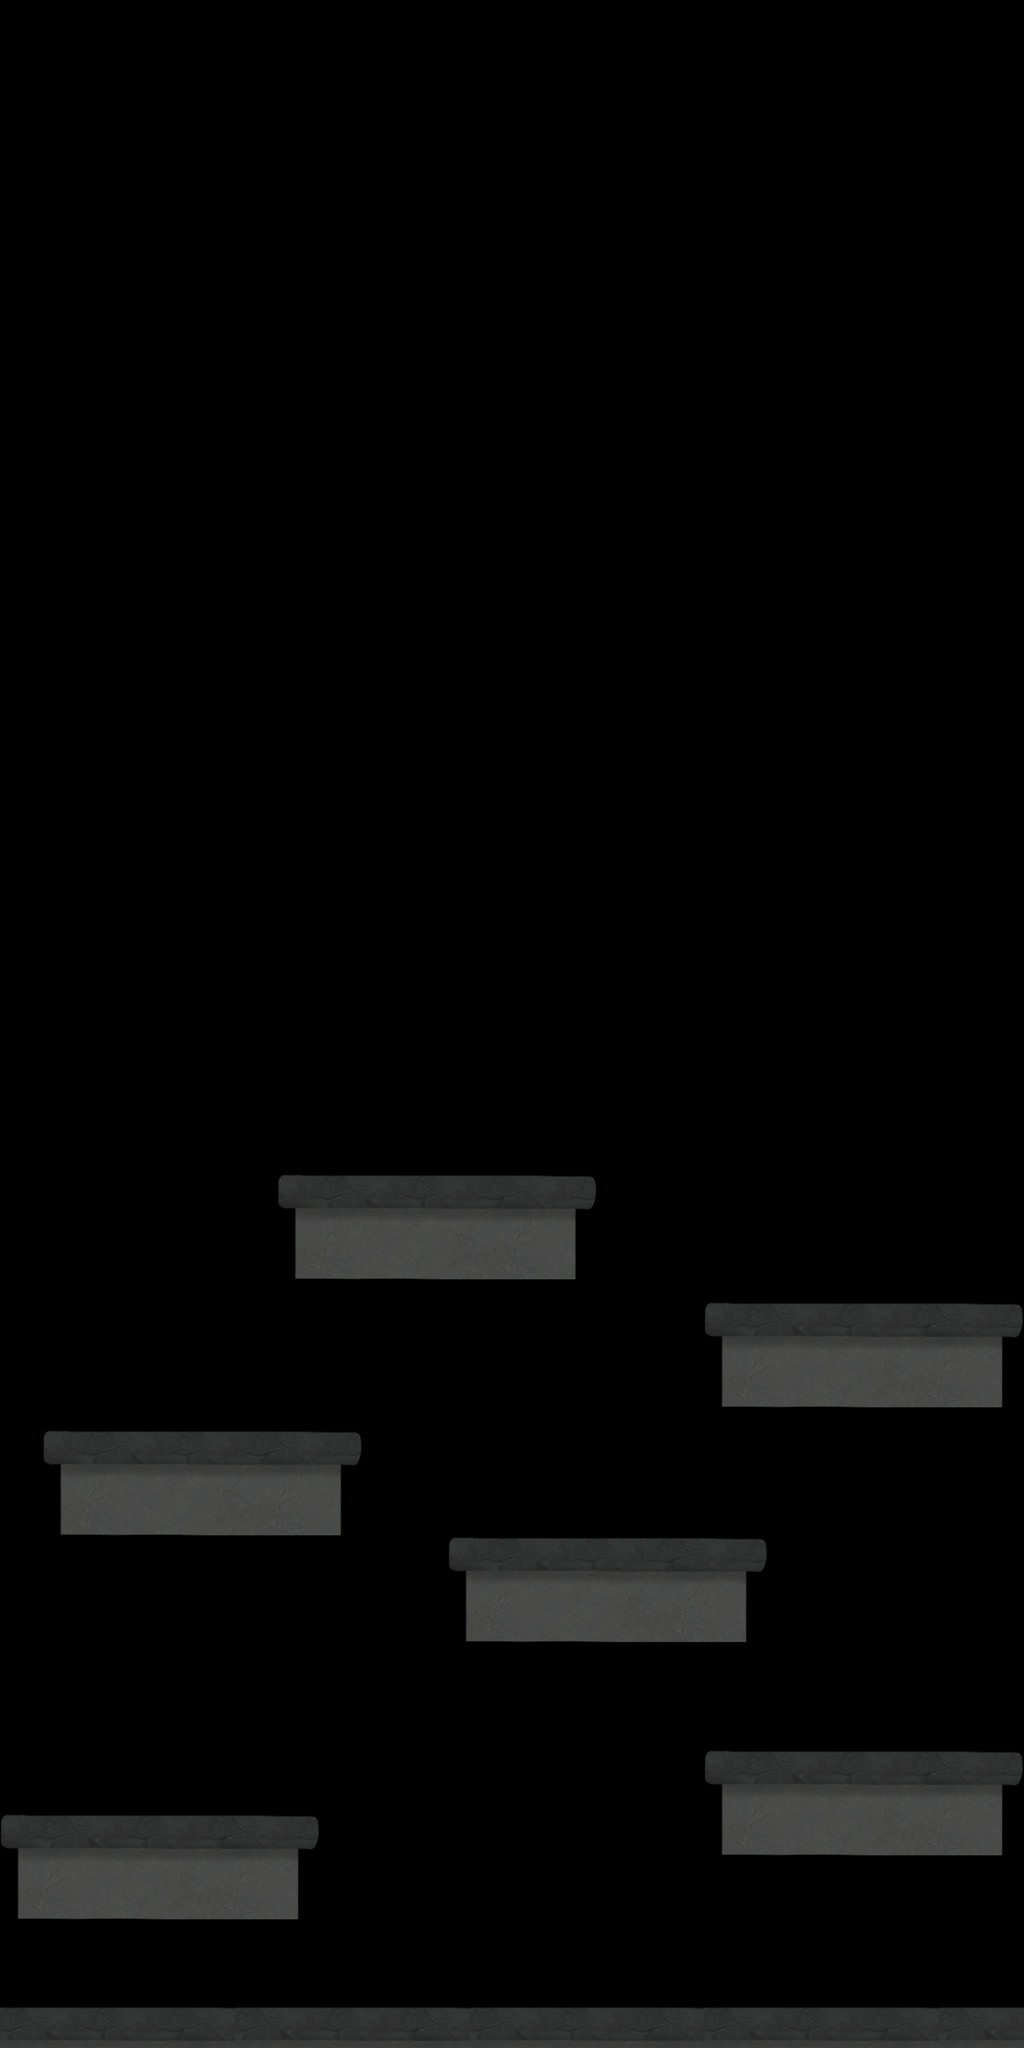

A level layout from a 2D game, rendered from its tile map. Below: a short description, then the map file with tile-grid data replaced by summaries:
An orthogonal 48x96 tile map with 32x32 px tiles, 1 tile layer (platforms).

<map version="1.2" tiledversion="1.2.4" orientation="orthogonal" renderorder="right-down" width="48" height="96" tilewidth="32" tileheight="32" infinite="0" nextlayerid="2" nextobjectid="1">
 <tileset firstgid="1" name="cave_platform02" tilewidth="32" tileheight="32" tilecount="75" columns="15">
  <image source="../sprites/cave_platform02.png" width="480" height="160" />
  <tile id="0">
   <properties>
    <property name="collides" type="bool" value="true" />
   </properties>
  </tile>
  <tile id="1">
   <properties>
    <property name="collides" type="bool" value="true" />
   </properties>
  </tile>
  <tile id="2">
   <properties>
    <property name="collides" type="bool" value="true" />
   </properties>
  </tile>
  <tile id="3">
   <properties>
    <property name="collides" type="bool" value="true" />
   </properties>
  </tile>
  <tile id="4">
   <properties>
    <property name="collides" type="bool" value="true" />
   </properties>
  </tile>
  <tile id="5">
   <properties>
    <property name="collides" type="bool" value="true" />
   </properties>
  </tile>
  <tile id="6">
   <properties>
    <property name="collides" type="bool" value="true" />
   </properties>
  </tile>
  <tile id="7">
   <properties>
    <property name="collides" type="bool" value="true" />
   </properties>
  </tile>
  <tile id="8">
   <properties>
    <property name="collides" type="bool" value="true" />
   </properties>
  </tile>
  <tile id="9">
   <properties>
    <property name="collides" type="bool" value="true" />
   </properties>
  </tile>
  <tile id="10">
   <properties>
    <property name="collides" type="bool" value="true" />
   </properties>
  </tile>
  <tile id="11">
   <properties>
    <property name="collides" type="bool" value="true" />
   </properties>
  </tile>
  <tile id="12">
   <properties>
    <property name="collides" type="bool" value="true" />
   </properties>
  </tile>
  <tile id="13">
   <properties>
    <property name="collides" type="bool" value="true" />
   </properties>
  </tile>
  <tile id="14">
   <properties>
    <property name="collides" type="bool" value="true" />
   </properties>
  </tile>
  <tile id="15">
   <properties>
    <property name="collides" type="bool" value="true" />
   </properties>
  </tile>
  <tile id="16">
   <properties>
    <property name="collides" type="bool" value="true" />
   </properties>
  </tile>
  <tile id="17">
   <properties>
    <property name="collides" type="bool" value="true" />
   </properties>
  </tile>
  <tile id="18">
   <properties>
    <property name="collides" type="bool" value="true" />
   </properties>
  </tile>
  <tile id="19">
   <properties>
    <property name="collides" type="bool" value="true" />
   </properties>
  </tile>
  <tile id="20">
   <properties>
    <property name="collides" type="bool" value="true" />
   </properties>
  </tile>
  <tile id="21">
   <properties>
    <property name="collides" type="bool" value="true" />
   </properties>
  </tile>
  <tile id="22">
   <properties>
    <property name="collides" type="bool" value="true" />
   </properties>
  </tile>
  <tile id="23">
   <properties>
    <property name="collides" type="bool" value="true" />
   </properties>
  </tile>
  <tile id="24">
   <properties>
    <property name="collides" type="bool" value="true" />
   </properties>
  </tile>
  <tile id="25">
   <properties>
    <property name="collides" type="bool" value="true" />
   </properties>
  </tile>
  <tile id="26">
   <properties>
    <property name="collides" type="bool" value="true" />
   </properties>
  </tile>
  <tile id="27">
   <properties>
    <property name="collides" type="bool" value="true" />
   </properties>
  </tile>
  <tile id="28">
   <properties>
    <property name="collides" type="bool" value="true" />
   </properties>
  </tile>
  <tile id="29">
   <properties>
    <property name="collides" type="bool" value="true" />
   </properties>
  </tile>
  <tile id="30">
   <properties>
    <property name="collides" type="bool" value="true" />
   </properties>
  </tile>
  <tile id="31">
   <properties>
    <property name="collides" type="bool" value="true" />
   </properties>
  </tile>
  <tile id="32">
   <properties>
    <property name="collides" type="bool" value="true" />
   </properties>
  </tile>
  <tile id="33">
   <properties>
    <property name="collides" type="bool" value="true" />
   </properties>
  </tile>
  <tile id="34">
   <properties>
    <property name="collides" type="bool" value="true" />
   </properties>
  </tile>
  <tile id="35">
   <properties>
    <property name="collides" type="bool" value="true" />
   </properties>
  </tile>
  <tile id="36">
   <properties>
    <property name="collides" type="bool" value="true" />
   </properties>
  </tile>
  <tile id="37">
   <properties>
    <property name="collides" type="bool" value="true" />
   </properties>
  </tile>
  <tile id="38">
   <properties>
    <property name="collides" type="bool" value="true" />
   </properties>
  </tile>
  <tile id="39">
   <properties>
    <property name="collides" type="bool" value="true" />
   </properties>
  </tile>
  <tile id="40">
   <properties>
    <property name="collides" type="bool" value="true" />
   </properties>
  </tile>
  <tile id="41">
   <properties>
    <property name="collides" type="bool" value="true" />
   </properties>
  </tile>
  <tile id="42">
   <properties>
    <property name="collides" type="bool" value="true" />
   </properties>
  </tile>
  <tile id="43">
   <properties>
    <property name="collides" type="bool" value="true" />
   </properties>
  </tile>
  <tile id="44">
   <properties>
    <property name="collides" type="bool" value="true" />
   </properties>
  </tile>
  <tile id="45">
   <properties>
    <property name="collides" type="bool" value="true" />
   </properties>
  </tile>
  <tile id="46">
   <properties>
    <property name="collides" type="bool" value="true" />
   </properties>
  </tile>
  <tile id="47">
   <properties>
    <property name="collides" type="bool" value="true" />
   </properties>
  </tile>
  <tile id="48">
   <properties>
    <property name="collides" type="bool" value="true" />
   </properties>
  </tile>
  <tile id="49">
   <properties>
    <property name="collides" type="bool" value="true" />
   </properties>
  </tile>
  <tile id="50">
   <properties>
    <property name="collides" type="bool" value="true" />
   </properties>
  </tile>
  <tile id="51">
   <properties>
    <property name="collides" type="bool" value="true" />
   </properties>
  </tile>
  <tile id="52">
   <properties>
    <property name="collides" type="bool" value="true" />
   </properties>
  </tile>
  <tile id="53">
   <properties>
    <property name="collides" type="bool" value="true" />
   </properties>
  </tile>
  <tile id="54">
   <properties>
    <property name="collides" type="bool" value="true" />
   </properties>
  </tile>
  <tile id="55">
   <properties>
    <property name="collides" type="bool" value="true" />
   </properties>
  </tile>
  <tile id="56">
   <properties>
    <property name="collides" type="bool" value="true" />
   </properties>
  </tile>
  <tile id="57">
   <properties>
    <property name="collides" type="bool" value="true" />
   </properties>
  </tile>
  <tile id="58">
   <properties>
    <property name="collides" type="bool" value="true" />
   </properties>
  </tile>
  <tile id="59">
   <properties>
    <property name="collides" type="bool" value="true" />
   </properties>
  </tile>
  <tile id="60">
   <properties>
    <property name="collides" type="bool" value="true" />
   </properties>
  </tile>
  <tile id="61">
   <properties>
    <property name="collides" type="bool" value="true" />
   </properties>
  </tile>
  <tile id="62">
   <properties>
    <property name="collides" type="bool" value="true" />
   </properties>
  </tile>
  <tile id="63">
   <properties>
    <property name="collides" type="bool" value="true" />
   </properties>
  </tile>
  <tile id="64">
   <properties>
    <property name="collides" type="bool" value="true" />
   </properties>
  </tile>
  <tile id="65">
   <properties>
    <property name="collides" type="bool" value="true" />
   </properties>
  </tile>
  <tile id="66">
   <properties>
    <property name="collides" type="bool" value="true" />
   </properties>
  </tile>
  <tile id="67">
   <properties>
    <property name="collides" type="bool" value="true" />
   </properties>
  </tile>
  <tile id="68">
   <properties>
    <property name="collides" type="bool" value="true" />
   </properties>
  </tile>
  <tile id="69">
   <properties>
    <property name="collides" type="bool" value="true" />
   </properties>
  </tile>
  <tile id="70">
   <properties>
    <property name="collides" type="bool" value="true" />
   </properties>
  </tile>
  <tile id="71">
   <properties>
    <property name="collides" type="bool" value="true" />
   </properties>
  </tile>
  <tile id="72">
   <properties>
    <property name="collides" type="bool" value="true" />
   </properties>
  </tile>
  <tile id="73">
   <properties>
    <property name="collides" type="bool" value="true" />
   </properties>
  </tile>
  <tile id="74">
   <properties>
    <property name="collides" type="bool" value="true" />
   </properties>
  </tile>
 </tileset>
 <layer id="1" name="platforms" width="48" height="96">
  <data>[4608 cells, 546 non-empty, 75 distinct tile ids]</data>
 </layer>
</map>
